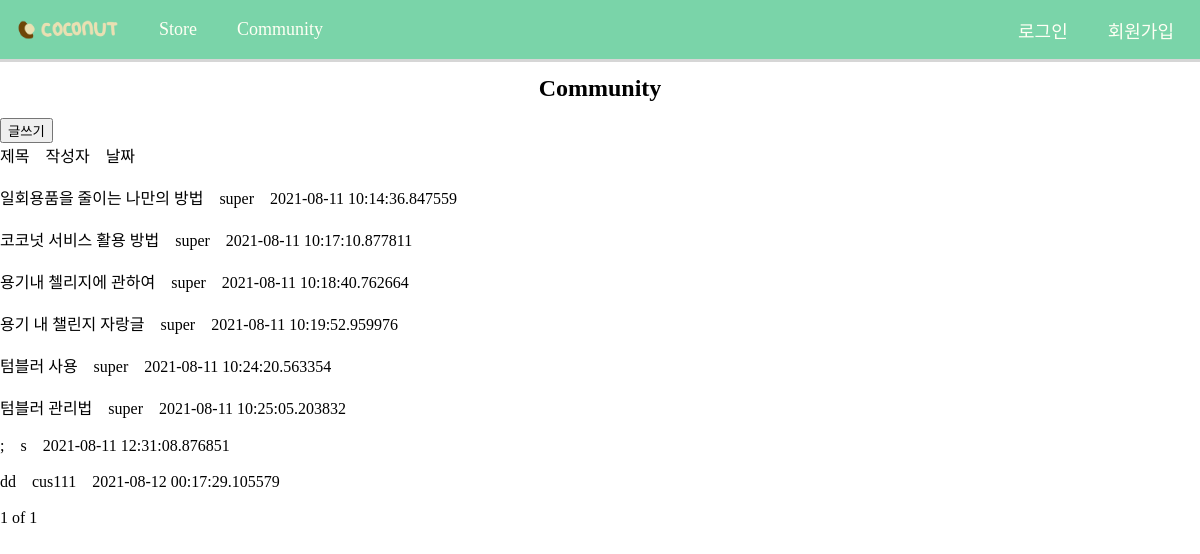
The app's page /community/main/ with its own data.
### community/models.py (models this page shows, shortened)
class Community(models.Model):
    writer = models.CharField(max_length=200, default='')
    title = models.CharField(max_length=200, default='')
    content = models.CharField(max_length=200, default='')
    subdate = models.CharField(max_length=200, default='')

### community/views.py (the view)
# urls.py: path('main/', views.commu_main, name = "commu_main"),
def commu_main(request):
    communitys = Community.objects
    community_list = Community.objects.all()
    paginator = Paginator(community_list,10)
    page = request.GET.get('page')
    posts = paginator.get_page(page)
    return render(request,'commu_main.html',{'communitys':communitys,'posts':posts})

### community/templates/commu_main.html (shortened to what this page needs)
<!DOCTYPE html>
<html lang="en">
{% load static %}
<head>
    <link rel="stylesheet" type="text/css" href="{% static 'css/base.css' %}" />
</head>
<body>
    {% include 'base.html'%}
    <div class="main">
        <h1>Community</h1>
        <div class = "button">
            <button onclick=location.href="{%url 'commu_create'%}">글쓰기</button>
            <br>
        </div>
        <div class = "content">
            <span>제목</span>&nbsp&nbsp&nbsp
            <span>작성자</span>&nbsp&nbsp&nbsp
            <span>날짜</span>
            <br>
            <br>
            {% for community in posts %}
                <span><a href = "{% url 'commu_detail' community.id%}">{{community.title}}</a></span>&nbsp&nbsp&nbsp
                <span>{{community.writer}}</span>&nbsp&nbsp&nbsp
                <span>{{community.subdate}}</span>
                <br>
                <br>
            {% endfor %}
            <span>{{posts.number}}</span>
            <span>of</span>
            <span>{{posts.paginator.num_pages}}</span>
        </div>
    </div>
</body>
</html>

### coconutproject/static/css/base.css (style rules this page uses)
:root { --mint: #7ad4a9; --brown: #754434; --ivory: #fffff4; --title: 25px; --subtitle: 17px; --content: 15px; }
* { font-family: "InfinitySans-RegularA1"; }
body { margin: 0; padding: 0; }
a { text-decoration: none; color: black; }
h1 { display: flex; justify-content: center; font-size: 2vw; font-weight: bold; width: 100%; }

### records on screen
Community: title "일회용품을 줄이는 나만의 방법", writer "super", subdate "2021-08-11 10:14:36.847559"
Community: title "코코넛 서비스 활용 방법", writer "super", subdate "2021-08-11 10:17:10.877811"
Community: title "용기내 첼리지에 관하여", writer "super", subdate "2021-08-11 10:18:40.762664"
Community: title "용기 내 챌린지 자랑글", writer "super", subdate "2021-08-11 10:19:52.959976"
Community: title "텀블러 사용", writer "super", subdate "2021-08-11 10:24:20.563354"
Community: title "텀블러 관리법", writer "super", subdate "2021-08-11 10:25:05.203832"
Community: title ";", writer "s", subdate "2021-08-11 12:31:08.876851"
Community: title "dd", writer "cus111", subdate "2021-08-12 00:17:29.105579"

### other values on screen
{{ posts.number }} "1"
{{ posts.paginator.num_pages }} "1"
